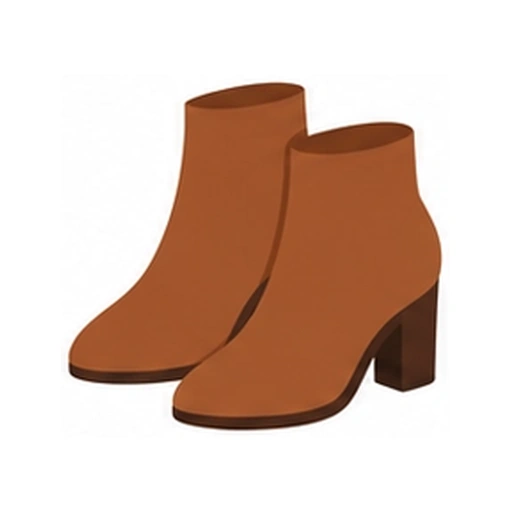
#> input picture assets/picture-labels/clothes-extra/ankleboots.webp, 512 x 512 px
$ python -i generate_clean_clothes_extra_sprite.py   (imports and definitions only)
#> lines starting #> are read from the running program, lines starting #| are printed output that depends on the picture; after the words box and inside, x2 and y2 are one past the last pixel; in counts of white or black regions, pixels touching at a corner belong together
#> in make_standard_cell, image is the input picture: PIL image 512x512 RGB; mean R, G, B 219.4, 195.8, 183.5
from pathlib import Path
import re

from PIL import Image, ImageChops, ImageFilter, ImageOps

INPUT_DIR = Path("assets/picture-labels/clothes-extra")
OUTPUT = Path("assets/picture-labels/study-clothes-extra-v2.webp")
SPRITE_JS = Path("assets/sprite-art.js")

# Match the working project sprite standard exactly:
# clothes-v3 = 2160x1800 = 6x5 cells of 360x360
# activities-v3 = 2520x2160 = 7x6 cells of 360x360
# foods-v3 = 2520x1800 = 7x5 cells of 360x360
COLS = 6
ROWS = 3
CELL_SIZE = 360
PADDING = 40
BACKGROUND_THRESHOLD = 12

ITEMS = [
    ("ankleboots", 0, 0),
    ("heels", 1, 0),
    ("slippers", 2, 0),
    ("umbrella", 3, 0),
    ("handkerchief", 4, 0),
    ("necklace", 5, 0),
    ("bracelet", 0, 1),
    ("ring", 1, 1),
    ("earrings", 2, 1),
    ("watch", 3, 1),
    ("brooch", 4, 1),
    ("chain", 5, 1),
    ("beret", 0, 2),
    ("handbag", 1, 2),
    ("wallet", 2, 2),
    ("coinpurse", 3, 2),
    ("suitcase", 4, 2),
    ("waistbag", 5, 2),
]


def foreground_bbox(image: Image.Image):
    rgb = image.convert("RGB")
    white = Image.new("RGB", rgb.size, (255, 255, 255))
#> white: PIL image 512x512 RGB; every value is 255
    diff = ImageChops.difference(rgb, white)
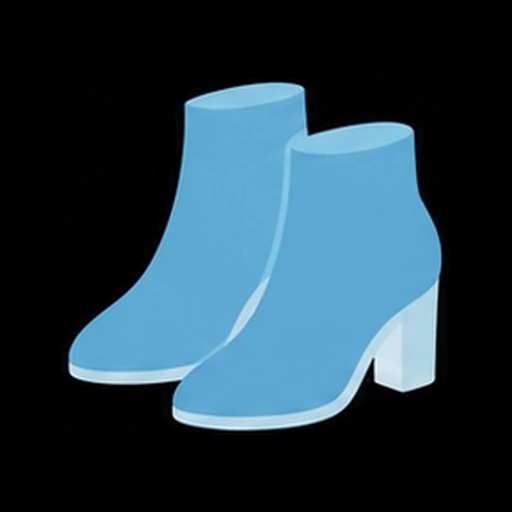
#> diff: PIL image 512x512 RGB; mean R, G, B 35.6, 59.2, 71.5
    mask = ImageOps.grayscale(diff)
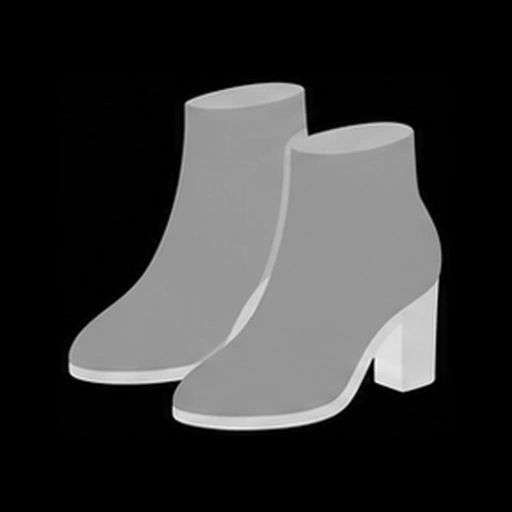
#> mask: PIL image 512x512 L; min 0, max 248, mean 53.5
    mask = mask.point(
        lambda value: 255 if value > BACKGROUND_THRESHOLD else 0
    )
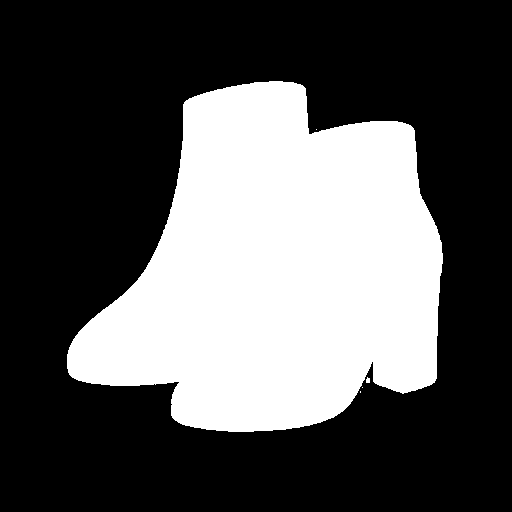
#> mask: PIL image 512x512 L; 34% white; 5 white regions (3 under 20 px), largest, box (x1, y1, x2, y2) and area: (67, 81, 443, 432) 89038, (366, 377, 370, 383) 20
    mask = mask.filter(ImageFilter.MedianFilter(size=3))
#> mask: PIL image 512x512 L; 34% white; 2 white regions (1 under 20 px), largest, box (x1, y1, x2, y2) and area: (67, 81, 443, 432) 89042

    bbox = mask.getbbox()
#> bbox = (67, 81, 443, 432)
    if bbox is None:
        raise RuntimeError("No visible object found")

    return bbox


def make_standard_cell(source: Path):
    image = Image.open(source).convert("RGB")
    bbox = foreground_bbox(image)
#> bbox = (67, 81, 443, 432)
    item = image.crop(bbox)
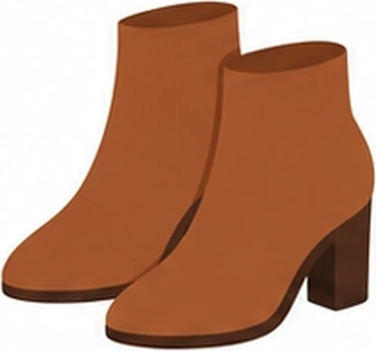
#> item: PIL image 376x351 RGB; mean R, G, B 184.3, 137.6, 113

    max_content = CELL_SIZE - PADDING * 2  # 280 px
    scale = min(
        max_content / item.width,
        max_content / item.height,
    )
#> scale = 0.745

    size = (
        max(1, round(item.width * scale)),
        max(1, round(item.height * scale)),
    )
#> size = (280, 261)

    item = item.resize(size, Image.Resampling.LANCZOS)
#> item: PIL image 280x261 RGB

    cell = Image.new("RGB", (CELL_SIZE, CELL_SIZE), (255, 255, 255))
#> cell: PIL image 360x360 RGB; every value is 255
    x = (CELL_SIZE - item.width) // 2
#> x = 40
    y = (CELL_SIZE - item.height) // 2
#> y = 49
    cell.paste(item, (x, y))
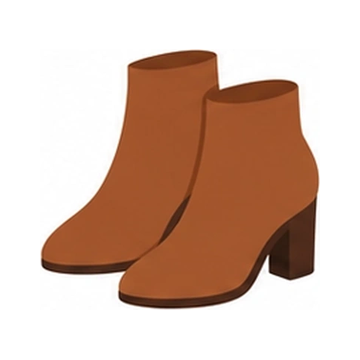
#> cell: PIL image 360x360 RGB; mean R, G, B 215.1, 188.8, 174.9

    return cell, bbox, item.size


# [120 lines left out: functions update_sprite_config, main, not called in this run]


# [2 lines not run here, left out]

>>> result = make_standard_cell('../assets/picture-labels/clothes-extra/ankleboots.webp')

$ run again, on assets/picture-labels/clothes-extra/coinpurse.webp
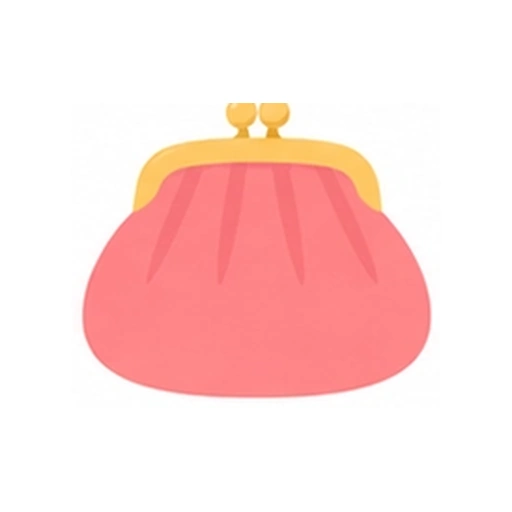
#> input picture assets/picture-labels/clothes-extra/coinpurse.webp, 512 x 512 px
#> in make_standard_cell, image is the input picture: PIL image 512x512 RGB; mean R, G, B 254.1, 221.5, 218.9
#> white: PIL image 512x512 RGB; every value is 255
#> in foreground_bbox, `mask = mask.point( lambda value: 255 if value > BACKGROUND_THRESHOLD e..`:
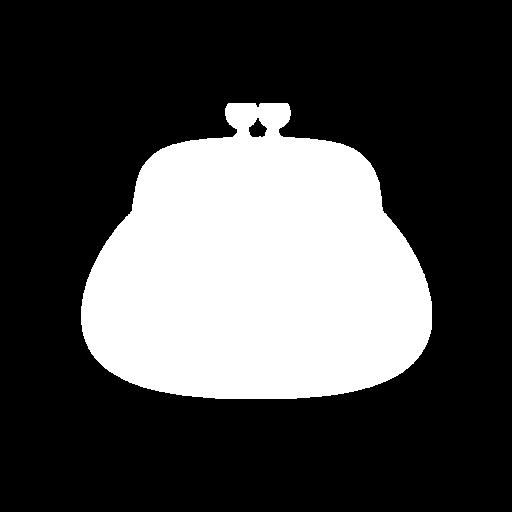
#> mask: PIL image 512x512 L; 29.1% white; 1 white region, box (x1, y1, x2, y2) and area: (81, 103, 432, 399) 76259
#> in foreground_bbox, `bbox = mask.getbbox()`: bbox = (81, 103, 432, 399)
#> in make_standard_cell, `cell.paste(item, (x, y))`:
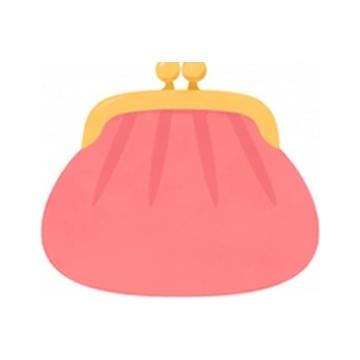
#> cell: PIL image 360x360 RGB; mean R, G, B 253.9, 212, 208.6

$ run again, on assets/picture-labels/clothes-extra/earrings.webp
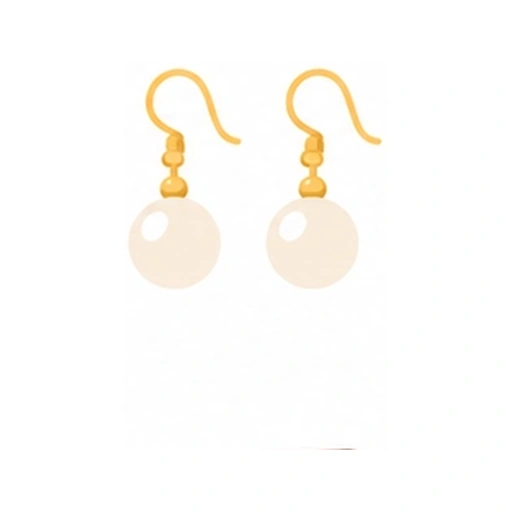
#> input picture assets/picture-labels/clothes-extra/earrings.webp, 512 x 512 px
#> in make_standard_cell, image is the input picture: PIL image 512x512 RGB; mean R, G, B 254.1, 252.5, 249.7
#> white: PIL image 512x512 RGB; every value is 255
#> in foreground_bbox, `mask = mask.point( lambda value: 255 if value > BACKGROUND_THRESHOLD e..`:
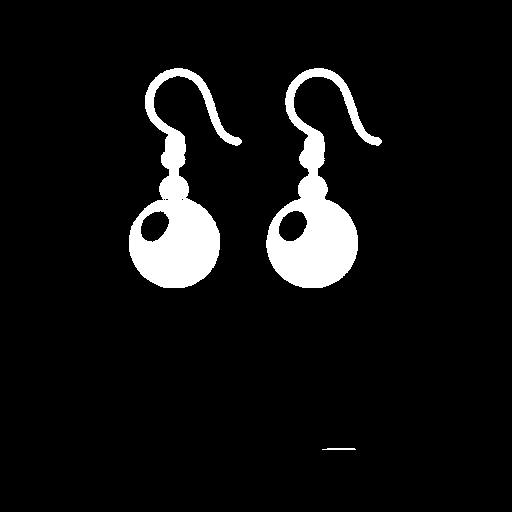
#> mask: PIL image 512x512 L; 6.8% white; 3 white regions, box (x1, y1, x2, y2) and area: (266, 68, 382, 288) 8967, (129, 68, 242, 288) 8926, (322, 448, 356, 450) 62
#> in foreground_bbox, `bbox = mask.getbbox()`: bbox = (129, 68, 382, 450)
#> in make_standard_cell, `cell.paste(item, (x, y))`:
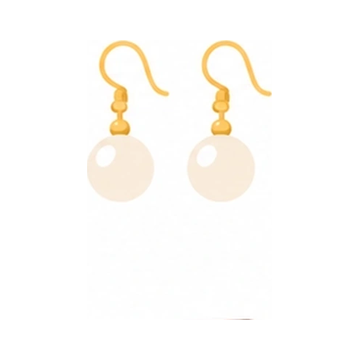
#> cell: PIL image 360x360 RGB; mean R, G, B 254.1, 252.4, 249.3
